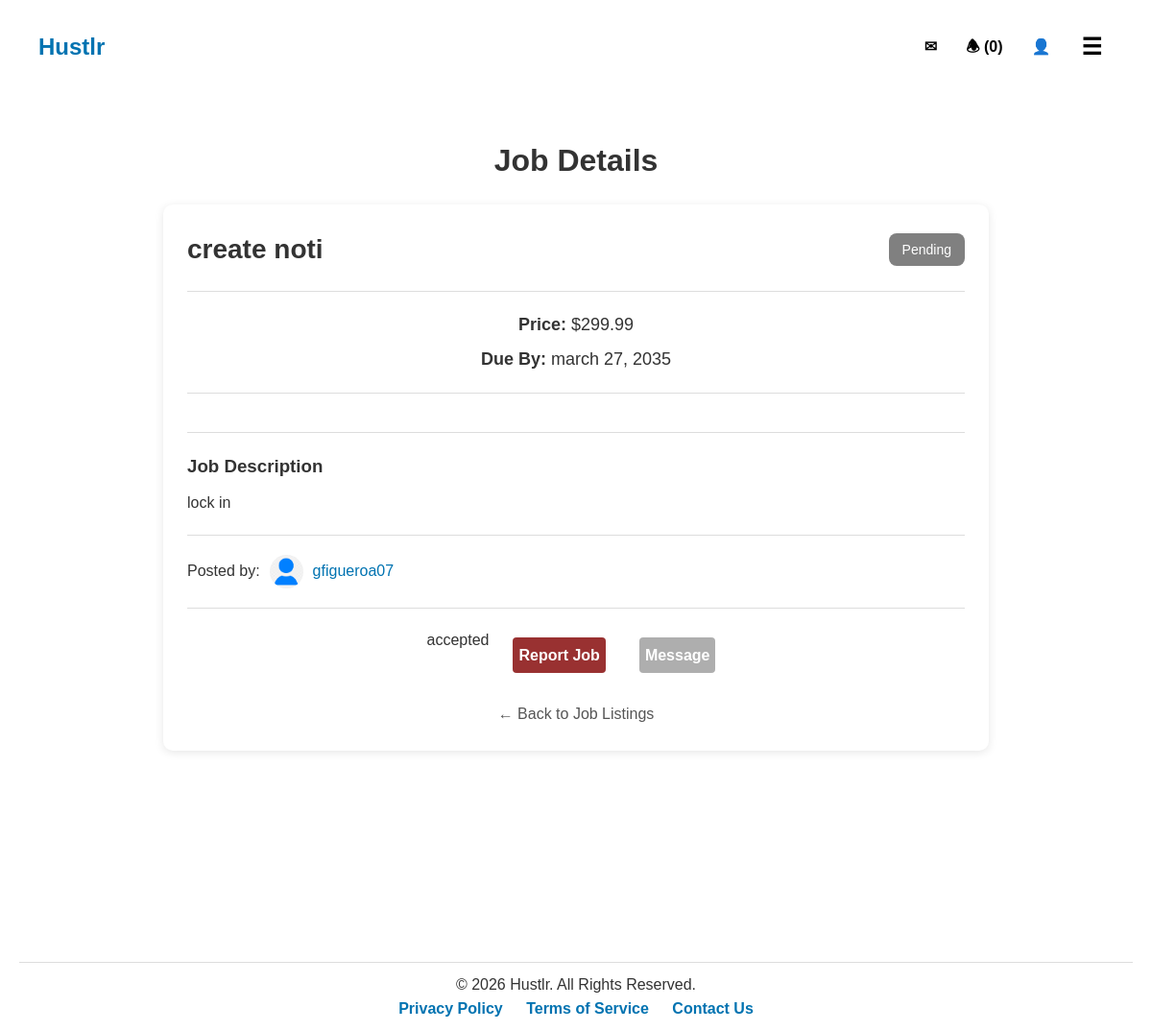
/job/26/details/ (signed in), run on the app's committed database.
### users/models.py (models this page shows, shortened)
class JobListing(models.Model):
    job_status = [
        ('open', 'Open'),
        ('pending', 'Pending'),
        ('completed', 'Completed'),
        ('closed', 'Closed'),
    ]
    job_category = [
        ('landscaping','Landscaping'),
        ('cleaning','Cleaning'),
        ('garbage_removal','Garbage Removal'),
        ('automotive','Automotive'),
        ('handyman','Handyman'),
        ('other','Other'),
    ]
    category = models.CharField(max_length=50, choices=job_category, default='Other')
    profile = models.ForeignKey(Profile, on_delete=models.CASCADE)
    price = models.FloatField(blank=False, default=0.0)
    title = models.TextField(max_length=20)
    description = models.CharField(max_length=800, blank=False)
    date = models.DateTimeField(auto_now_add=True)
    status = models.CharField(max_length=10, choices=job_status, default='Open')
    due_date = models.TextField(max_length=20, blank=True, null=True)

class Profile(models.Model):
    user = models.OneToOneField(User, max_length=15, on_delete=models.CASCADE)
    profile_name = models.CharField(max_length=30, unique=False, blank=True, null=False)
    profile_picture = models.ImageField(upload_to='profile_pics/', blank=True, null=True)
    location = models.TextField(max_length=20, blank=False)
    description = models.TextField(max_length=250, blank=True)
    avg_review_score = models.FloatField(default=0.0)
    skills = models.TextField(blank=True)
    resume = models.FileField(upload_to='resumes/', blank=True, null=True)

class JobApplication(models.Model):
    application_status = [
        ('pending', 'Pending'),
        ('accepted', 'Accepted'),
        ('rejected', 'Rejected'),
    ]
    job = models.ForeignKey(JobListing, on_delete=models.CASCADE, related_name='applications')
    applicant = models.ForeignKey(Profile, on_delete=models.CASCADE)
    message = models.TextField(blank=True, max_length=250)
    applied_at = models.DateTimeField(auto_now_add=True)
    status = models.CharField(max_length=10, choices=application_status, default='pending')

### job_board/views.py (the view)
# urls.py: path('job/<int:job_id>/details/', views.job_details, name='job_details'),
def job_details(request, job_id):
    job = get_object_or_404(JobListing, id=job_id)
    images = job.images.all()  # Related name used
    application = None
    conversation = None
    if request.user.is_authenticated and job.status == 'pending':
        conversation = Conversation.objects.filter(job=job).filter(
            Q(applicant=request.user) |
            Q(job__profile__user=request.user)
        ).first()
    if hasattr(request.user, 'profile'):
        application = JobApplication.objects.filter(
            job=job,
            applicant=request.user.profile
        ).first()
    return render(request, 'job_board/job_details.html', {
        'job': job,
        'application': application,
        'conversation': conversation,
        'images': images
    })

### users/context_processors.py (called while the page is built)
def unread_messages(request):
    if request.user.is_authenticated:
        conversations = Conversation.objects.filter(
            messages__is_read=False
        ).exclude(messages__sender=request.user).distinct()
        count = conversations.count()
    else:
        count = 0
    return {'unread_count': count}

### job_board/templates/job_board/job_details.html (shortened to what this page needs)
{% extends 'job_board/base.html' %}
{% load static %}
{% block extra_css %}
<link rel="stylesheet" href="{% static 'css/job_details.css' %}">
{% endblock %}
{% block content %}
<body>
<div class="page-container">
    <h1 class="page-title">Job Details</h1>
    <div class="job-card">
        <div class="job-header">
            <h2 class="job-title">{{ job.title }}</h2>
            <span class="status-badge status-{{ job.status|lower }}">
                {{ job.status|title }}
            </span>
        </div>
        <hr>
        <div class="job-info">
            <p><strong>Price:</strong> ${{ job.price|floatformat:2 }}</p>
            {% if job.due_date %}
                <p><strong>Due By:</strong> {{ job.due_date }}</p>
            {% endif %}
        </div>
        <hr>
        <hr>
        <div class="job-section">
            <h3>Job Description</h3>
            <p>{{ job.description }}</p>
        </div>
        <hr>
        <div class="posted-by">
            <span>Posted by:</span>
            {% if job.profile.profile_picture %}
                <img class="profile" src="{{ job.profile.profile_picture.url }}">
            {% else %}
                <img class='profile' src="{% static 'images/default_profile.png' %}" alt="Profile Preview">
            {% endif %}
            <a href="{% url 'profile_detail' job.profile.id %}">
                {{ job.profile.user.username }}
            </a>
        </div>
        <hr>
        <div class="action-buttons">
            {% if request.user.profile.id != job.profile.id %}
                {% if not application %}
                    <a href="{% url 'job_apply' job.id %}">Apply</a>
                {% else %}
                    {{ application.status }}
                {% endif %}
                    <a class="report" href="{% url 'job_report' job.id %}">Report Job</a>
            {% endif %}
            {% if conversation %}
                {% if request.user == conversation.applicant or request.user == conversation.job.profile.user %}
                <a class="message" href=" {% url 'conversation_details' conversation.id %}">Message</a>
                {% endif %}
            {% endif %}
        </div>
        <div class="back-link">
            <a href="{% url 'job_page' %}">← Back to Job Listings</a>
        </div>
    </div>
</div>
</body>
</html>
{% endblock %}

### static/css/styles.css (style rules this page uses)
* { margin: 0; padding: 0; box-sizing: border-box; font-family: Arial, sans-serif; }
html { scroll-behavior: smooth; scroll-padding-top: 7rem; }
body { background-color: #ffffff; color: #000000; line-height: 1.6; padding: 0 20px; padding-top: 1rem; position: relative; }
a { text-decoration: none; color: #0073b1; }

### static/css/job_details.css (style rules this page uses)
body { margin: 0; font-family: Arial, sans-serif; color: #333; }
.page-container { max-width: 900px; margin: 40px auto; padding: 20px; }
.page-title { text-align: center; font-size: 32px; margin-bottom: 20px; }
.job-card { background: white; border-radius: 10px; padding: 25px; box-shadow: 0 2px 10px rgba(0,0,0,0.1); }
.job-header { display: flex; justify-content: space-between; align-items: center; }
.job-title { font-size: 28px; font-weight: bold; }
.status-badge { color: white; padding: 6px 14px; border-radius: 8px; font-size: 14px; }
.status-badge.status-pending { background: gray; }
.job-info { text-align: center; font-size: 18px; }
.job-info p { margin: 8px 0; }
.job-section h3 { margin-bottom: 10px; }
.job-section p { line-height: 1.6; }
.posted-by { display: flex; align-items: center; gap: 10px; }
.profile { width: 35px; height: 35px; border-radius: 50%; object-fit: cover; }
.action-buttons { display: flex; justify-content: center; gap: 15px; margin-top: 20px; }
.message { background: #e0e0e0; color: #333; }
.report { background: #d9534f; color: white; }
.back-link { text-align: center; margin-top: 20px; }
.back-link a { color: #555; text-decoration: none; }
hr { border: none; border-top: 1px solid #ddd; margin: 20px 0; }
.action-buttons a { background-color: #0073b1; color: white; border: none; padding: 6px 6px; border-radius: 4px; cursor: pointer; font-weight: bold; text-decoration: none; transition: background 0.2s; height: 100%; margin: 10px; }
.action-buttons .report { padding: 6px 6px; background-color: rgb(153, 49, 49); align-items: right; }
.action-buttons .message { padding: 6px 6px; background-color: rgb(174, 174, 174); align-items: right; }

### data on the page
JobListing: title "create noti", status "Pending", price "299.99", due_date "march 27, 2035", description "lock in", profile.user.username "gfigueroa07"
JobApplication: status "accepted"

### other printed values
{{ unread_count }} "0"
